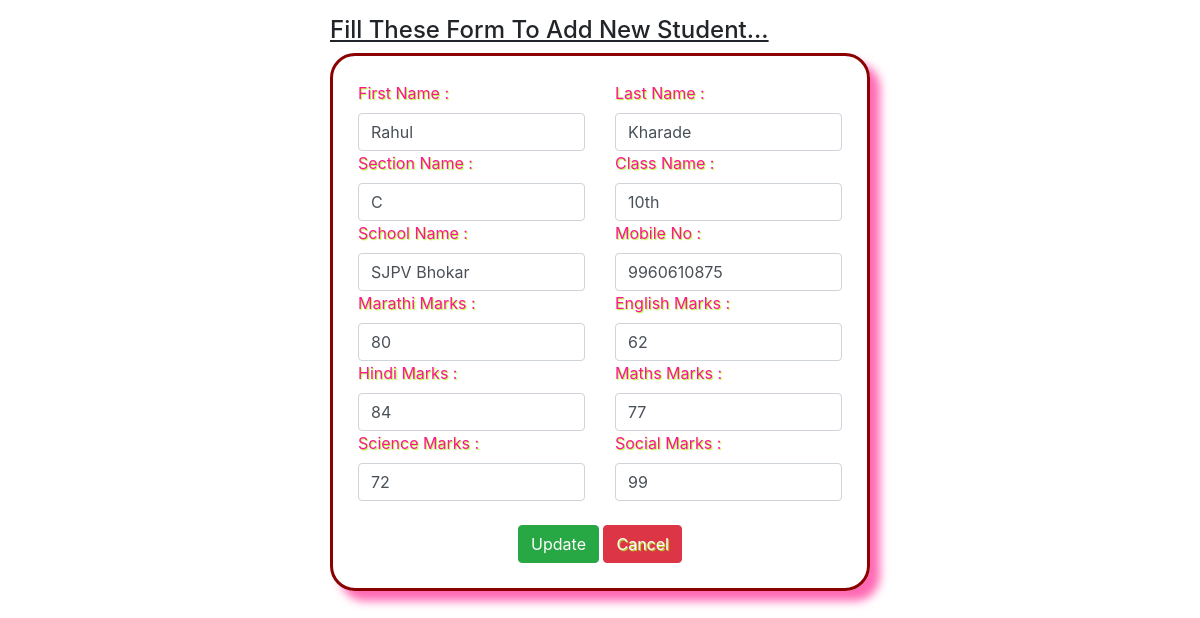
Screenshot of /update_stud/11 with the database file from the repository.
### student_app/models.py (models this page shows)
class Student(models.Model):
    first_name = models.CharField(max_length=100)
    last_name = models.CharField(max_length=100)
    section_name = models.CharField(max_length=100)
    class_name = models.CharField(max_length=100)
    school_name = models.CharField(max_length=100)
    mobile = models.BigIntegerField()
    marathi_marks = models.IntegerField()
    english_marks = models.IntegerField()
    hindi_marks = models.IntegerField()
    maths_marks  = models.IntegerField()
    science_marks = models.IntegerField()
    social_marks = models.IntegerField()

### student_app/views.py (the view)
# urls.py: path('update_stud/<pk>', views.update_stud, name='update_stud'),
def update_stud(request, pk):
    student = Student.objects.get(id=pk)
    return render(request, 'update.html', {'student': student})

### templates/update.html (shortened to what this page needs)
{% include 'cdnlines.html' %}
<div class="container">
    <div class="row">
        <div class="offset-md-3 col-md-6 mt-3">
            <h4><u>Fill These Form To Add New Student...</u></h4>
            <form method="post" action="{% url 'stud_updated' student.id %}" class="cls1">
                <div class="row">
                    <div class="col-md-6">
                        <label>First Name :</label>
                        <input type="text" value="{{ student.first_name }}" name="fname" class="form-control" required>
                    </div>
                    <div class="col-md-6">
                        <label>Last Name :</label>
                        <input type="text" value="{{ student.last_name }}" name="lname" class="form-control" required>
                    </div>
                </div>
                <div class="row">
                    <div class="col-md-6">
                        <label>Section Name :</label>
                        <input type="text" value="{{ student.section_name }}" name="section" class="form-control" required>
                    </div>
                    <div class="col-md-6">
                        <label>Class Name :</label>
                        <input type="text" value="{{ student.class_name }}" name="class" class="form-control" required>
                    </div>
                </div>
                <div class="row">
                    <div class="col-md-6">
                        <label>School Name :</label>
                        <input type="text" value="{{ student.school_name }}" name="school" class="form-control" required>
                    </div>
                    <div class="col-md-6">
                        <label>Mobile No :</label>
                        <input type="text" value="{{ student.mobile }}" name="mobile" class="form-control" required>
                    </div>
                </div>
                <div class="row">
                    <div class="col-md-6">
                        <label>Marathi Marks :</label>
                        <input type="text" value="{{ student.marathi_marks }}" name="marathi" class="form-control" required>
                    </div>
                    <div class="col-md-6">
                        <label>English Marks :</label>
                        <input type="text" value="{{ student.english_marks }}" name="english" class="form-control" required>
                    </div>
                </div>
                <div class="row">
                    <div class="col-md-6">
                        <label>Hindi Marks :</label>
                        <input type="text" value="{{ student.hindi_marks }}" name="hindi" class="form-control" required>
                    </div>
                    <div class="col-md-6">
                        <label>Maths Marks :</label>
                        <input type="text" value="{{ student.maths_marks }}" name="maths" class="form-control" required>
                    </div>
                </div>
                <div class="row">
                    <div class="col-md-6">
                        <label>Science Marks :</label>
                        <input type="text" value="{{ student.science_marks }}" name="science" class="form-control" required>
                    </div>
                    <div class="col-md-6">
                        <label>Social Marks :</label>
                        <input type="text" value="{{ student.social_marks }}" name="social" class="form-control" required>
                    </div>
                </div>
                    <br>
                    <center>
                        <input type="submit" value="Update" class="btn btn-success text-white">
                        <a href="{% url 'home' %}" class="btn btn-danger text-white">Cancel</a>
                    </center>
            </form>
        </div>
    </div>
</div>

### templates/update.html (style rules this page uses)
.cls1 { border: 3px darkred solid; padding: 25px; border-radius: 25px; box-shadow: 10px 10px 10px hotpink; text-shadow: 1px 1px 1px greenyellow; color: deeppink; }

### rows the page displays
Student: fname "Rahul", lname "Kharade", section "C", class "10th", school "SJPV Bhokar", mobile "9960610875", marathi "80", english "62", hindi "84", maths "77", science "72", social "99"
